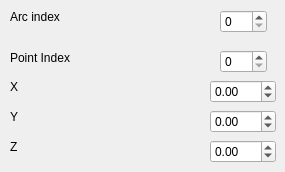
     <widget class="QWidget" name="tab_2">
      <attribute name="title">
       <string>Transform</string>
      </attribute>
      <widget class="QLabel" name="label_25">
       <property name="geometry">
        <rect>
         <x>10</x>
         <y>10</y>
         <width>59</width>
         <height>14</height>
        </rect>
       </property>
       <property name="text">
        <string>Arc index</string>
       </property>
      </widget>
      <widget class="QSpinBox" name="ArcTransformArcIndex">
       <property name="geometry">
        <rect>
         <x>220</x>
         <y>10</y>
         <width>47</width>
         <height>23</height>
        </rect>
       </property>
      </widget>
      <widget class="QLabel" name="label_26">
       <property name="geometry">
        <rect>
         <x>10</x>
         <y>50</y>
         <width>81</width>
         <height>16</height>
        </rect>
       </property>
       <property name="text">
        <string>Point Index</string>
       </property>
      </widget>
      <widget class="QSpinBox" name="ArcTransformPointIndex">
       <property name="geometry">
        <rect>
         <x>220</x>
         <y>50</y>
         <width>47</width>
         <height>23</height>
        </rect>
       </property>
      </widget>
      <widget class="QLabel" name="label_27">
       <property name="geometry">
        <rect>
         <x>10</x>
         <y>80</y>
         <width>59</width>
         <height>14</height>
        </rect>
       </property>
       <property name="text">
        <string>X</string>
       </property>
      </widget>
      <widget class="QDoubleSpinBox" name="ArcTransformX">
       <property name="geometry">
        <rect>
         <x>210</x>
         <y>80</y>
         <width>66</width>
         <height>23</height>
        </rect>
       </property>
       <property name="minimum">
        <double>-99.000000000000000</double>
       </property>
       <property name="singleStep">
        <double>0.300000000000000</double>
       </property>
      </widget>
      <widget class="QDoubleSpinBox" name="ArcTransformZ">
       <property name="geometry">
        <rect>
         <x>210</x>
         <y>140</y>
         <width>66</width>
         <height>23</height>
        </rect>
       </property>
       <property name="minimum">
        <double>-99.000000000000000</double>
       </property>
       <property name="maximum">
        <double>99.000000000000000</double>
       </property>
       <property name="singleStep">
        <double>0.300000000000000</double>
       </property>
      </widget>
      <widget class="QLabel" name="label_28">
       <property name="geometry">
        <rect>
         <x>10</x>
         <y>140</y>
         <width>59</width>
         <height>14</height>
        </rect>
       </property>
       <property name="text">
        <string>Z</string>
       </property>
      </widget>
      <widget class="QDoubleSpinBox" name="ArcTransformY">
       <property name="geometry">
        <rect>
         <x>210</x>
         <y>110</y>
         <width>66</width>
         <height>23</height>
        </rect>
       </property>
       <property name="minimum">
        <double>-99.000000000000000</double>
       </property>
       <property name="singleStep">
        <double>0.300000000000000</double>
       </property>
      </widget>
      <widget class="QLabel" name="label_29">
       <property name="geometry">
        <rect>
         <x>10</x>
         <y>110</y>
         <width>59</width>
         <height>14</height>
        </rect>
       </property>
       <property name="text">
        <string>Y</string>
       </property>
      </widget>
     </widget>
